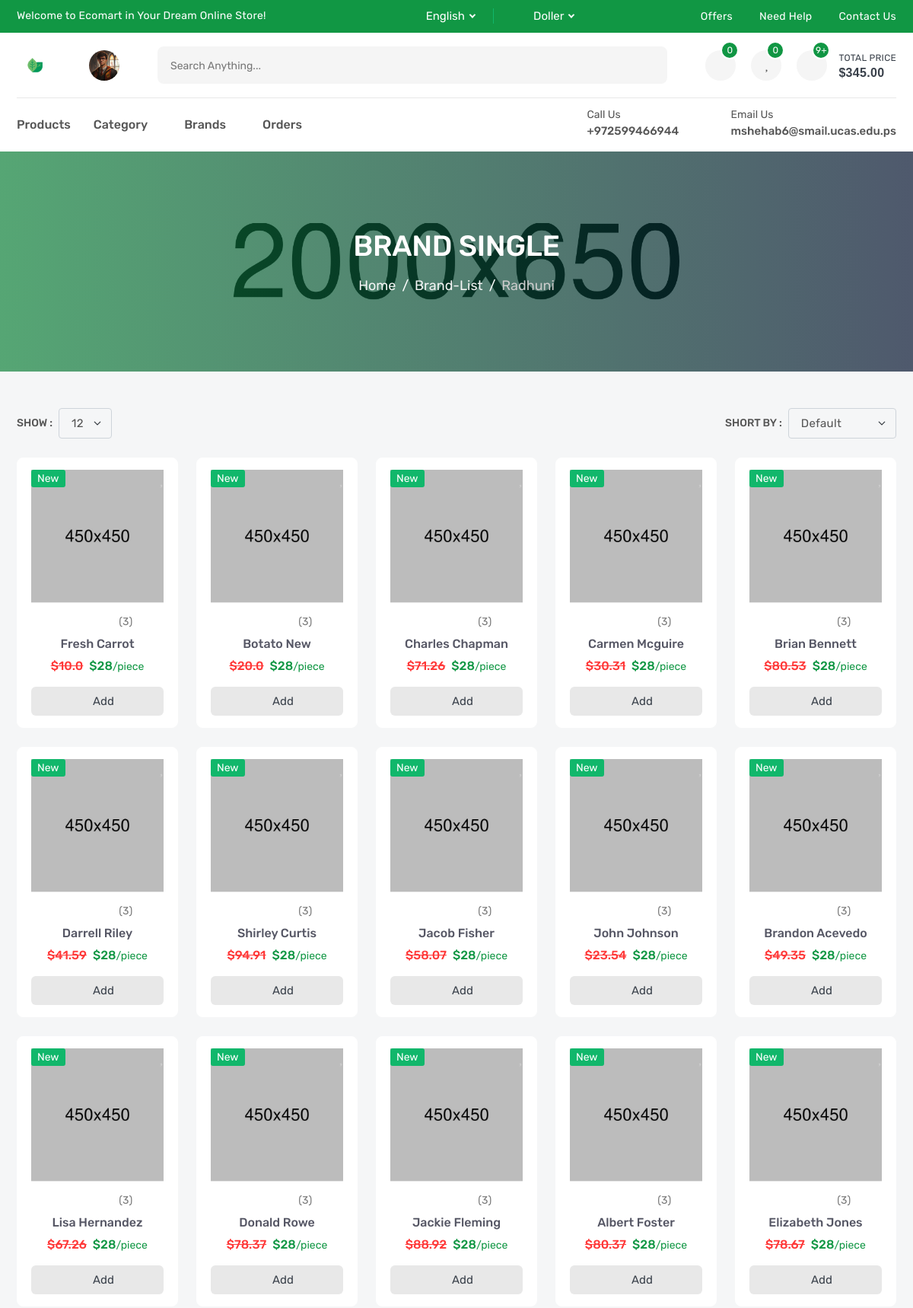
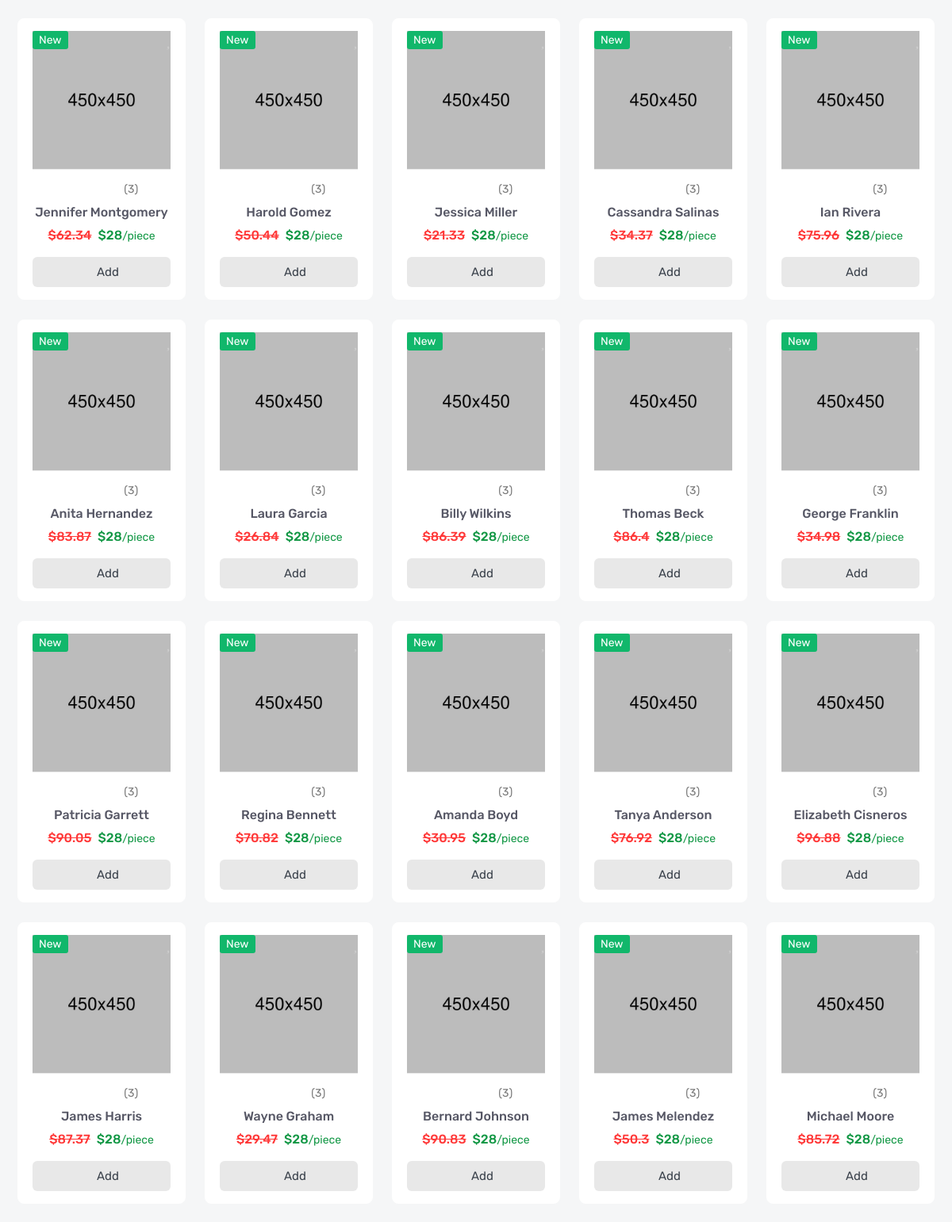
The app's page /products/brand/radhuni (signed in, upper part) with its own data (2 pictures, top to bottom).
### settings/models.py (models this page shows, shortened)
class Company(models.Model):
    name = models.CharField(_("Name"), max_length=50)
    logo = models.ImageField(_("Logo"), upload_to='company/')
    about = models.CharField(_("About"), max_length=300)
    fb_link = models.URLField(_("Facebook Link"), blank=True, null=True)
    tw_link = models.URLField(_("Twitter Link"), blank=True, null=True)
    ins_link = models.URLField(_("Instagram Link"), blank=True, null=True)
    email = models.EmailField(_("Email"), max_length=30)
    phone_number = models.CharField(_("Phone Number"), max_length=20)
    address = models.CharField(_("Address"), max_length=100)

### accounts/models.py (models this page shows, shortened)
class Profile(models.Model):
    user = models.OneToOneField(User, related_name='Profile', on_delete= models.CASCADE)
    image = models.ImageField(upload_to='profile/', null=True, blank=True)
    code = models.CharField(default=generate_code, max_length=8)
    code_used = models.BooleanField(default=False)

### products/models.py (models this page shows, shortened)
class Brand(models.Model):
    name = models.CharField(_("Name"), max_length=50)
    image = models.ImageField(_("Image"), upload_to='brand/')
    slug = models.SlugField(_("Slug"), null=True, blank= True)
    def __str__(self):
        return self.name

class Product(models.Model):
    name = models.CharField(_("Name"), max_length=100)
    sku = models.IntegerField(_("SKU"))
    brand = models.ForeignKey('Brand', related_name='product_brand', verbose_name=_("Brand"), on_delete=models.SET_NULL, null=True, blank= True)
    price = models.FloatField(_("Price"))
    desc = models.TextField(_("Desc"), max_length=10000)
    tags = TaggableManager(blank=True)
    flag = models.CharField(_("Flag"), max_length=10, choices=FLAG_TYPE)
    category = models.ForeignKey('Category', related_name='product_category', verbose_name=_("Category"), on_delete=models.SET_NULL, null=True, blank= True)
    slug = models.SlugField(_("Slug"), null=True, blank= True)
    image = models.ImageField(_("Image"), upload_to='Product/')
    quantity = models.IntegerField(_("Quantity"), default=0)
    video_url = models.URLField(_("VideoUrl"), null=True, blank= True)
    objects = ProductManager()
    def __str__(self):
       return self.name

### products/views.py (the view)
# urls.py: path('brand/<slug:slug>',BrandDetail.as_view(),name='brand_detail'),
class BrandDetail(DetailView):
    model = Brand
    def get_context_data(self, **kwargs):
        context = super().get_context_data(**kwargs)
        brand = self.get_object()
        context["brand_products"] = Product.objects.filter(brand = brand)
        return context

### accounts/user_context_processor.py (called while the page is built)
def get_user(request):
    profile = Profile.objects.get(user = request.user)
    return {'profile':profile}

### orders/cart_context_processor.py (called while the page is built)
def get_or_create_cart(request):
    if request.user.is_authenticated:
        cart, created = CartOrder.objects.get_or_create(user=request.user, order_status='Inprogress')
        cart_details = CartDetail.objects.filter(order=cart.id)
        return {'cart':cart, 'cart_details':cart_details }

### orders/models.py (called while the page is built)
    def get_total(self):
        total = 0
        cart_details = self.cart_detail.all()
        for product in cart_details:
            total += product.total
        return total

### products/models.py (called while the page is built)
    def get_queryset(self):
        return ProductQueryset(self.model, using=self._db)

### products/products_context_processor.py (called while the page is built)
def get_brands(request):
    brands = Brand.objects.all()
    return {'c_brands':brands}

### products/templates/products/brand_detail.html (shortened to what this page needs)
{% extends 'base.html' %}
{% block body %}
        <section class="single-banner" style="background: url(images/single-banner.jpg) no-repeat center;">
            <div class="container">
                <h2>Brand Single</h2>
                <ol class="breadcrumb">
                    <li class="breadcrumb-item"><a href="index.html">Home</a></li>
                    <li class="breadcrumb-item"><a href="brand-list.html">brand-list</a></li>
                    <li class="breadcrumb-item active" aria-current="page">{{brand}}</li>
                </ol>
            </div>
        </section>
        <section class="inner-section shop-part mt-5">
            <div class="container">
                <div class="row">
                    <div class="col-lg-12">
                        <div class="top-filter">
                            <div class="filter-show">
                                <label class="filter-label">Show :</label>
                                <select class="form-select filter-select">
                                    <option value="1">12</option>
                                </select>
                            </div>
                            <div class="filter-short">
                                <label class="filter-label">Short by :</label>
                                <select class="form-select filter-select">
                                    <option selected>default</option>
                                </select>
                            </div>
                        </div>
                    </div>
                </div>
                <div class="row row-cols-2 row-cols-md-3 row-cols-lg-3 row-cols-xl-5">
                    {% for product in brand_products %}
                    <div class="col">
                        <div class="product-card">
                            <div class="product-media">
                                <div class="product-label">
                                    <label class="label-text new">new</label>
                                </div>
                                <button class="product-wish wish">
                                    <i class="fas fa-heart"></i>
                                </button>
                                <a class="product-image" href="product-video.html">
                                    <img src="images/product/01.jpg" alt="product">
                                </a>
                            </div>
                            <div class="product-content">
                                <div class="product-rating">
                                    <i class="active icofont-star"></i>
                                    <i class="active icofont-star"></i>
                                    <i class="active icofont-star"></i>
                                    <i class="active icofont-star"></i>
                                    <i class="icofont-star"></i>
                                    <a href="product-video.html">(3)</a>
                                </div>
                                <h6 class="product-name">
                                    <a href="product-video.html">{{product.name}}</a>
                                </h6>
                                <h6 class="product-price">
                                    <del>${{product.price}}</del>
                                    <span>$28<small>/piece</small></span>
                                </h6>
                                <button class="product-add" title="Add to Cart">
                                    <i class="fas fa-shopping-basket"></i>
                                    <span>add</span>
                                </button>
                            </div>
                        </div>
                    </div>
                    {% endfor %}
                </div>
            </div>
        </section>
{% endblock body %}

### templates/base.html (shortened to what this page needs)
{% load static %}
<!DOCTYPE html>
<html lang="en">
    <head>
        <link rel="stylesheet" href=" {% static 'fonts/flaticon/flaticon.css' %}">
        <link rel="stylesheet" href=" {% static 'fonts/icofont/icofont.min.css' %}">
        <link rel="stylesheet" href="{% static 'fonts/fontawesome/fontawesome.min.css' %}">
        <link rel="stylesheet" href="{% static 'vendor/venobox/venobox.min.css' %}">
        <link rel="stylesheet" href="{% static 'vendor/slickslider/slick.min.css' %}">
        <link rel="stylesheet" href="{% static 'vendor/niceselect/nice-select.min.css' %}">
        <link rel="stylesheet" href="{% static 'vendor/bootstrap/bootstrap.min.css' %}">
        <link rel="stylesheet" href="{% static 'css/main.css' %}">
        {% block static %}
            <link rel="stylesheet" href="{% static 'css/index.css' %}">
        {% endblock static %}
    </head>
    <body>
        <div class="header-top">
            <div class="container">
                <div class="row">
                    <div class="col-md-12 col-lg-5">
                        <div class="header-top-welcome">
                            <p>Welcome to Ecomart in Your Dream Online Store!</p>
                        </div>
                    </div>
                    <div class="col-md-5 col-lg-3">
                        <div class="header-top-select">
                            <div class="header-select">
                                <i class="icofont-world"></i>
                            </div>
                            <div class="header-select">
                                <i class="icofont-money"></i>
                            </div>
                        </div>
                    </div>
                    <div class="col-md-7 col-lg-4">
                        <ul class="header-top-list">
                            <li><a href="offer.html">offers</a></li>
                            <li><a href="faq.html">need help</a></li>
                            <li><a href="contact.html">contact us</a></li>
                        </ul>
                    </div>
                </div>
            </div>
        </div>
        <header class="header-part">
            <div class="container">
                <div class="header-content">
                    <a href="/" class="header-logo">
                        <img src="{{site_info.logo.url}}" alt="logo">
                    </a>
                        {% if user.is_authenticated %}
                            <a href="{% url 'accounts:profile' %}" class="header-widget" title="My Account">
                                <img src="{{profile.image.url}}" alt="user">
                            </a>
                        {% else %}
                            <a href="{% url 'login' %}" class="header-widget" title="My Account">
                                <span>join</span>
                            </a>
                        {% endif %}
                    <form class="header-form">
                        <input type="text" placeholder="Search anything...">
                        <button><i class="fas fa-search"></i></button>
                    </form>
                    <div class="header-widget-group">
                        <a href="compare.html" class="header-widget" title="Compare List">
                            <i class="fas fa-random"></i>
                            <sup>0</sup>
                        </a>
                        <a href="wishlist.html" class="header-widget" title="Wishlist">
                            <i class="fas fa-heart"></i>
                            <sup>0</sup>
                        </a>
                        <button class="header-widget header-cart" title="Cartlist">
                            <i class="fas fa-shopping-basket"></i>
                            <sup>9+</sup>
                            <span>total price<small>$345.00</small></span>
                        </button>
                    </div>
                </div>
            </div>
        </header>
        <nav class="navbar-part">
            <div class="container">
                <div class="row">
                    <div class="col-lg-12">
                        <div class="navbar-content">
                            <ul class="navbar-list">
                                <li class="navbar-item dropdown-megamenu">
                                    <a class="navbar-link" href="{% url 'products:product_list' %}">products</a>
                                </li>
                                <li class="navbar-item dropdown-megamenu">
                                    <a class="navbar-link dropdown-arrow" href="#">category</a>
                                </li>
                                <li class="navbar-item dropdown">
                                    <a class="navbar-link dropdown-arrow" href="#">brands</a>
                                </li>
                                <li class="navbar-item dropdown">
                                    <a class="navbar-link" href="{% url 'orders:order_list' %}">orders</a>
                                </li>
                            </ul>
                            <div class="navbar-info-group">
                                <div class="navbar-info">
                                    <i class="icofont-ui-touch-phone"></i>
                                    <p>
                                        <small>call us</small>
                                        <span>{{site_info.phone_number}}</span>
                                    </p>
                                </div>
                                <div class="navbar-info">
                                    <i class="icofont-ui-email"></i>
                                    <p>
                                        <small>email us</small>
                                        <span>{{site_info.email}}</span>
                                    </p>
                                </div>
                            </div>
                        </div>
                    </div>
                </div>
            </div>
        </nav>
        {% block body %}
        {% endblock body %}
    </body>
</html>

### records on screen
Company: logo (picture), phone_number "+972599466944", email "mshehab6@smail.ucas.edu.ps"
Profile: image (placeholder picture)
Brand: name "Radhuni"
Product: name "Fresh Carrot", price "10.0"
Product: name "Botato New", price "20.0"
Product: name "Charles Chapman", price "71.26"
Product: name "Carmen Mcguire", price "30.31"
Product: name "Brian Bennett", price "80.53"
Product: name "Darrell Riley", price "41.59"
Product: name "Shirley Curtis", price "94.91"
Product: name "Jacob Fisher", price "58.07"
Product: name "John Johnson", price "23.54"
Product: name "Brandon Acevedo", price "49.35"
Product: name "Lisa Hernandez", price "67.26"
Product: name "Donald Rowe", price "78.37"
Product: name "Jackie Fleming", price "88.92"
Product: name "Albert Foster", price "80.37"
Product: name "Elizabeth Jones", price "78.67"
Product: name "Jennifer Montgomery", price "62.34"
Product: name "Harold Gomez", price "50.44"
Product: name "Jessica Miller", price "21.33"
Product: name "Cassandra Salinas", price "34.37"
Product: name "Ian Rivera", price "75.96"
Product: name "Anita Hernandez", price "83.87"
Product: name "Laura Garcia", price "26.84"
Product: name "Billy Wilkins", price "86.39"
Product: name "Thomas Beck", price "86.4"
Product: name "George Franklin", price "34.98"
Product: name "Patricia Garrett", price "90.05"
Product: name "Regina Bennett", price "70.82"
Product: name "Amanda Boyd", price "30.95"
Product: name "Tanya Anderson", price "76.92"
Product: name "Elizabeth Cisneros", price "96.88"
Product: name "James Harris", price "87.37"
Product: name "Wayne Graham", price "29.47"
Product: name "Bernard Johnson", price "90.83"
Product: name "James Melendez", price "50.3"
Product: name "Michael Moore", price "85.72"
